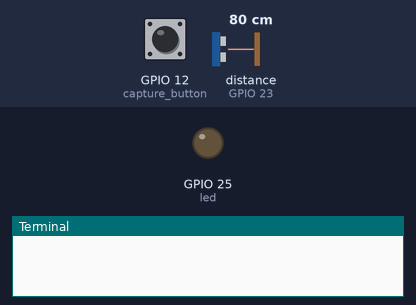
A program run on a simulated Raspberry Pi (BCM pin numbers). Shown: output pins drawn as LEDs (lit = HIGH), the last lines printed to the terminal. The test bench sets the inputs (shaded band); at power-on: distance to the obstacle (sensor on GPIO 23) 80 cm, GPIO 12 (capture_button) HIGH. The clock reads 2024-03-15 10:24:30 at power-on unless the program sets it; the camera gives no picture and a still takes 0.5 s.

Above: at 1.2 s.
1.3 s: distance to the obstacle (sensor on GPIO 23) set to 23 cm
2.8 s: distance to the obstacle (sensor on GPIO 23) set to 19 cm
At 4.4 s:
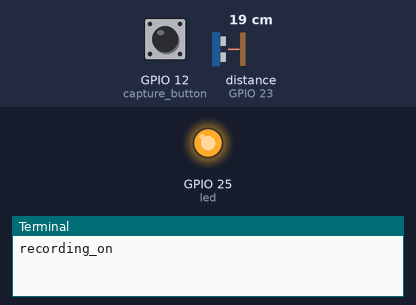
Timing chart, 0 to 5.9 s (numbered marks = the images above; inputs shaded):
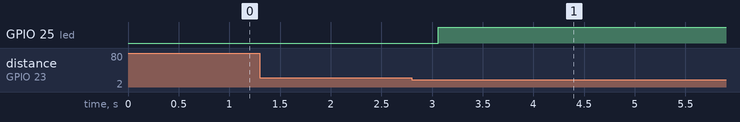

The program:

Pi.py
```python
from gpiozero import DistanceSensor, LED, Button
from time import sleep
from datetime import datetime
from signal import pause
from picamera import PiCamera

dist_sensor = DistanceSensor(23,24, max_distance=1, threshold_distance=0.2)
capture_button = Button(12)
camera = PiCamera()
led = LED(25)


def capture():
    print("capture")
    camera.capture('/home/pi/python_Pi/Project/image/%s.jpg' % datetime.now().isoformat())

def recording_on():
	print("recording_on")
	led.on()
	camera.start_recording(output = '/home/pi/python_Pi/Project/record/%s.h264' % datetime.now().isoformat())

def recording_off():
	print("recording_off")
	led.off()
	camera.stop_recording()

capture_button.when_pressed = capture
dist_sensor.when_in_range = recording_on
dist_sensor.when_out_of_range = recording_off

pause()
```

Measured:
- the behaviour switches between 21 and 20 cm on distance to the obstacle (sensor on GPIO 23) (found by bisection; images 0 and 1)
- after the input at 1.3 s, every drawn part: stays the same
- after the input at 2.8 s, GPIO 25 (led): LOW → HIGH after 0.26 s
